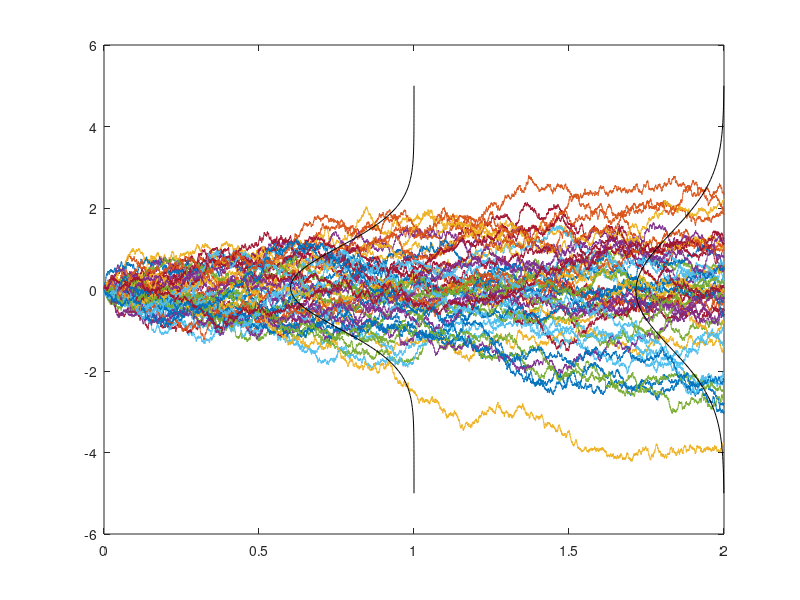

MATLAB code to generate this figure: (Note: this script raises an error after producing the figure.)
%% Wiener Process
clear all
clc
T=2;

% parameters
N=10000;
dt=T/N;
t=0:dt:T;
reals=1000;
x_f=nan(1,reals);
x_mid=nan(1,reals);

for i=1:reals
    dw=randn(1,N)*sqrt(dt);
    w=[0,cumsum(dw)];
    x_f(i)=w(end);
    x_mid(i)=w(round(length(w)/2));
    if mod(i,20)==0
        plot(t,w)
        hold on
    end    
end 

% fit distribution to the final time
pd = fitdist(x_f','Normal');
x=-5:0.1:5;
y=pdf(pd,x);
plot(2-y,x,'k-',LineWidth=1.5)
hold on

% fit distribution to the middle time
pd = fitdist(x_mid','Normal');
x=-5:0.1:5;
y=pdf(pd,x);
plot(1-y,x,'k-',LineWidth=1.5)
hold on
syms t
fplot(t,sqrt(t),'b-',LineWidth=2)
xlabel('t', 'Interpreter','latex')
ylabel('x', 'Interpreter','latex')
legend('$$\sqrt{t}$$','Interpreter','latex',Location='northwest')
title(['Weiner process - ',num2str(reals),' realizations'], ...
    'Interpreter','latex')
xlim([0 2])
%% Original Langevin
clear
clc
close all

% parameters
gamma = 1/2;
m = 1;
ksi = 1;
v0 = 10;
t0 = 0;
tf = 20;
n = 1000;
dt = (tf-t0)/n;
t = t0:dt:tf;

% initialization
v = zeros(size(t));
v(1) = v0;
dW = sqrt(dt)*randn(1,n);

% solution using Euler Maruyama for one iteration
for i=1:n
    v(i+1) = v(i) - dt*gamma/m*v(i) + ksi/m*dW(i); 
end
figure; hold on
plot(t,v)
plot(xlim,[0 0],'--k')
xlabel('t','Interpreter','latex');
ylabel('v(t)','Interpreter','latex')
%% solution using Euler Maruyama for 5000 iterations
real = 5000; 
v = zeros(real,n+1);
v(:,1) = v0;
for i=1:real
    dW = sqrt(dt)*randn(1,n);
    for j=1:n
        v(i,j+1) = v(i,j) - dt*gamma/m*v(i,j) + ksi/m*dW(j); 
    end
end
figure;
plot(t,mean(v))
ylabel('$\overline{v}$','Interpreter','latex');
xlabel('t','Interpreter','latex')
title('mean velocity vs time','Interpreter','latex')

%% velocity distributions for different times
figure; hold on
legendinfo = {};
for j=1:7
    idxj = 40*(j-1)+1;
    [counts, centers] = hist(v(:,idxj),31) ;
    legendinfo{j} = ['t = ', num2str(t(idxj))];
    plot(centers, counts/trapz(centers, counts))
end
xlim([-6,12])
xlabel('v','Interpreter','latex');
ylabel('P(v)','Interpreter','latex');
legend(legendinfo, 'Location', 'northwest');
title('Distribution of velocity in different times','Interpreter','latex')
%% Euler Maruyama
clear all
clc

% t vector
N=1000;
t0=0;
tf=5;
dt=tf/N;
t=t0:dt:tf;

% initial condition
x0=0;

% number of realizations
reals=10000;

% parameters
sigma=0.1;

% initialization
x=nan(reals, N+1);
x(:,1) = x0;

% Create dw
dw = sqrt(dt)*randn(reals, N+1);

% Force
F=@(x)x-x.^3;

% Solution
for i=1:reals
    for j=1:N
        F_x=F(x(i,j));
        x(i,j+1) = x(i,j) + F_x*dt + sigma*dw(i,j);
    end
end

% Plot of one iteration
figure;
plot(t, x(end,:));
xlabel('t',Interpreter='latex');
ylabel('X(t)',Interpreter='latex');
title('$F=x-x^3$',Interpreter='latex');
hold off

% Compute P(x)
figure;
numBins = 100; 
[counts, edges] = histcounts(x(:,end), numBins, ...
    'Normalization', 'probability');
% Plot the probability distribution
bar(edges(1:end-1), counts, 'hist');
xlabel('x',Interpreter='latex');
ylabel('P(x)',Interpreter='latex');
hold off
%% Focker Plank

% x vector
M=1000;
x0=-4;
xf=4;
dx=(2*xf)/M;
x=x0:dx:xf;

% t vector
N=1000;
t0=0;
tf=5;
dt=tf/N;
t=t0:dt:tf;

% parameters
sigma=0.1;

% initialization
P=nan(M+1,N+1);
P(:,1)=zeros(1,M+1);
P(M/2+1,1)=1;

% define the F
F=@(x)x-x.^3;

% diagonals
d=(-dt/(2*dx^2)*sigma^2).*ones(1,M+1);
d_up=dt/(4*dx^2)*sigma^2-dt/(4*dx)*F(x(2:end));
d_down=dt/(4*dx^2)*sigma^2+dt/(4*dx)*F(x(1:end-1));

% matrix S
S=diag(d)+diag(d_down,-1)+diag(d_up,1);
S(1,2)=2.*S(1,2);
S(end,end-1)=2.*S(end,end-1);

% Crank Nicolson matrix
CN=sparse((eye(M+1)-S)\(eye(M+1)+S));

% solution
for i=1:N
    P(:,i+1)=CN*P(:,i);
end

% plots
figure;
plot(x,P(:,end),"Color",'blue','LineWidth',2)
xlabel('x',Interpreter='latex')
ylabel('P(x)',Interpreter='latex')
figure;
imagesc(t,x,P)
xlabel('t',Interpreter='latex')
xlabel('x',Interpreter='latex')
title('P(x,t)',Interpreter='latex')
colorbar
set(gca,'ColorScale','log')